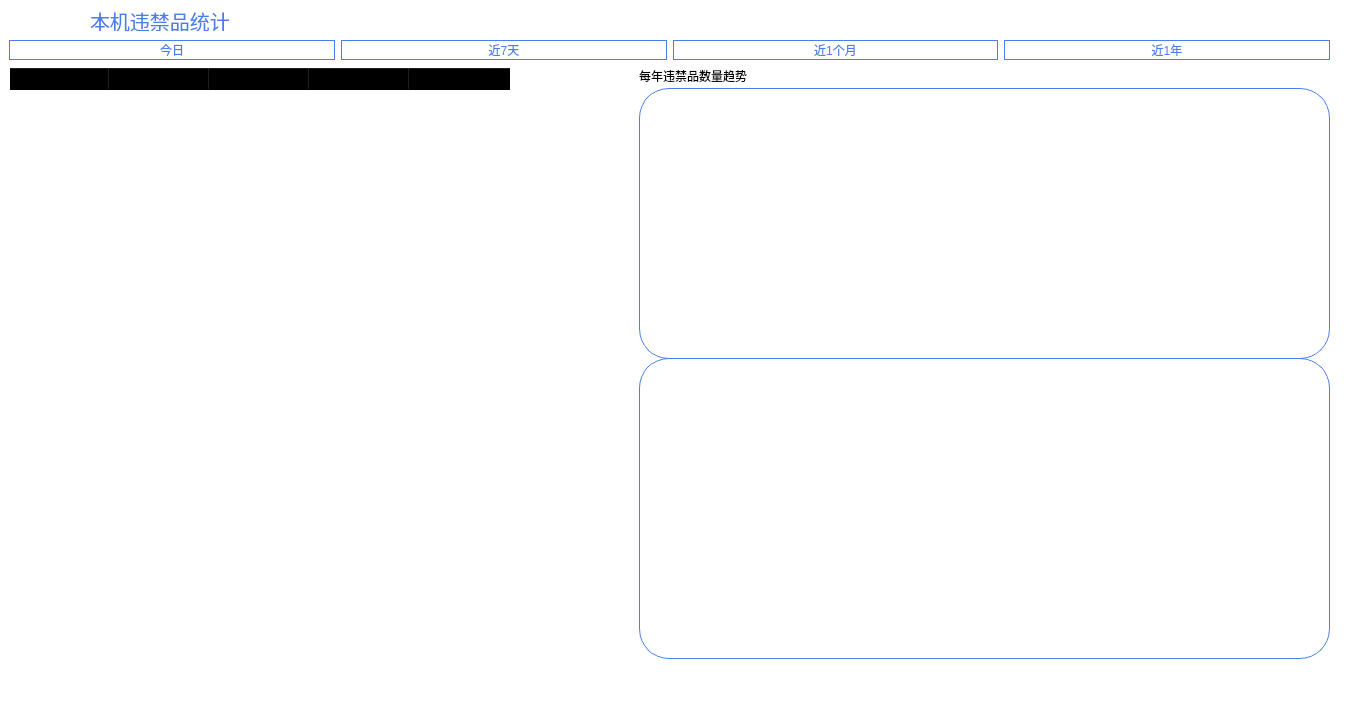
<?xml version="1.0" encoding="UTF-8"?>
<ui version="4.0">
 <class>Form_math</class>
 <widget class="QWidget" name="Form_math">
  <property name="geometry">
   <rect>
    <x>0</x>
    <y>0</y>
    <width>1366</width>
    <height>715</height>
   </rect>
  </property>
  <property name="windowTitle">
   <string>数据统计</string>
  </property>
  <property name="windowIcon">
   <iconset>
    <normaloff>ruijian_logo_v2.png</normaloff>ruijian_logo_v2.png</iconset>
  </property>
  <property name="styleSheet">
   <string notr="true">QWidget#Form_math{
    background-color: #FFFFFF;
    border-radius: 30px; 
}</string>
  </property>
  <widget class="QStackedWidget" name="stackedWidget">
   <property name="geometry">
    <rect>
     <x>9</x>
     <y>68</y>
     <width>1328</width>
     <height>591</height>
    </rect>
   </property>
   <property name="styleSheet">
    <string notr="true"/>
   </property>
   <property name="currentIndex">
    <number>3</number>
   </property>
   <widget class="QWidget" name="page_1">
    <widget class="QTableWidget" name="tableWidget_1">
     <property name="geometry">
      <rect>
       <x>0</x>
       <y>-1</y>
       <width>631</width>
       <height>591</height>
      </rect>
     </property>
     <property name="styleSheet">
      <string notr="true"/>
     </property>
     <column>
      <property name="text">
       <string>违禁品类型</string>
      </property>
      <property name="background">
       <color>
        <red>255</red>
        <green>255</green>
        <blue>255</blue>
       </color>
      </property>
     </column>
     <column>
      <property name="text">
       <string>具体类别</string>
      </property>
     </column>
     <column>
      <property name="text">
       <string>数量</string>
      </property>
     </column>
     <column>
      <property name="text">
       <string>单位</string>
      </property>
     </column>
     <column>
      <property name="text">
       <string>最后检测时间</string>
      </property>
     </column>
    </widget>
    <widget class="PlotWidget" name="chart_1" native="true">
     <property name="geometry">
      <rect>
       <x>630</x>
       <y>20</y>
       <width>691</width>
       <height>271</height>
      </rect>
     </property>
     <property name="styleSheet">
      <string notr="true">border: 1px solid rgb(75, 127, 232);
border-radius:30px;
</string>
     </property>
    </widget>
    <widget class="QLabel" name="label_1">
     <property name="geometry">
      <rect>
       <x>630</x>
       <y>0</y>
       <width>681</width>
       <height>16</height>
      </rect>
     </property>
     <property name="styleSheet">
      <string notr="true">color: rgb(0, 0, 0);
border-radius:30px;
</string>
     </property>
     <property name="text">
      <string>每天违禁品数量趋势</string>
     </property>
    </widget>
    <widget class="QTableWidget" name="chart_11">
     <property name="geometry">
      <rect>
       <x>630</x>
       <y>290</y>
       <width>691</width>
       <height>301</height>
      </rect>
     </property>
     <property name="styleSheet">
      <string notr="true">border: 1px solid rgb(75, 127, 232);
border-radius:30px;

background-color: transparent;</string>
     </property>
    </widget>
   </widget>
   <widget class="QWidget" name="page_2">
    <widget class="QTableWidget" name="tableWidget_2">
     <property name="enabled">
      <bool>true</bool>
     </property>
     <property name="geometry">
      <rect>
       <x>0</x>
       <y>-1</y>
       <width>630</width>
       <height>611</height>
      </rect>
     </property>
     <property name="styleSheet">
      <string notr="true"/>
     </property>
     <column>
      <property name="text">
       <string>违禁品类型</string>
      </property>
     </column>
     <column>
      <property name="text">
       <string>具体类别</string>
      </property>
     </column>
     <column>
      <property name="text">
       <string>数量</string>
      </property>
     </column>
     <column>
      <property name="text">
       <string>单位</string>
      </property>
     </column>
     <column>
      <property name="text">
       <string>最后检测时间</string>
      </property>
     </column>
    </widget>
    <widget class="PlotWidget" name="chart_2" native="true">
     <property name="geometry">
      <rect>
       <x>630</x>
       <y>20</y>
       <width>691</width>
       <height>271</height>
      </rect>
     </property>
     <property name="styleSheet">
      <string notr="true">border: 1px solid rgb(75, 127, 232);
border-radius:30px;

</string>
     </property>
    </widget>
    <widget class="QLabel" name="label_2">
     <property name="geometry">
      <rect>
       <x>630</x>
       <y>0</y>
       <width>681</width>
       <height>16</height>
      </rect>
     </property>
     <property name="styleSheet">
      <string notr="true">color: rgb(0, 0, 0);</string>
     </property>
     <property name="text">
      <string>每周违禁品数量趋势</string>
     </property>
    </widget>
    <widget class="QTableWidget" name="chart_21">
     <property name="geometry">
      <rect>
       <x>630</x>
       <y>290</y>
       <width>691</width>
       <height>301</height>
      </rect>
     </property>
     <property name="styleSheet">
      <string notr="true">background-color: transparent;
border: 1px solid rgb(75, 127, 232);
border-radius:30px;
</string>
     </property>
    </widget>
   </widget>
   <widget class="QWidget" name="page_3">
    <widget class="QTableWidget" name="tableWidget_3">
     <property name="geometry">
      <rect>
       <x>0</x>
       <y>-1</y>
       <width>630</width>
       <height>611</height>
      </rect>
     </property>
     <property name="styleSheet">
      <string notr="true"/>
     </property>
     <column>
      <property name="text">
       <string>违禁品类型</string>
      </property>
     </column>
     <column>
      <property name="text">
       <string>具体类别</string>
      </property>
     </column>
     <column>
      <property name="text">
       <string>数量</string>
      </property>
     </column>
     <column>
      <property name="text">
       <string>单位</string>
      </property>
     </column>
     <column>
      <property name="text">
       <string>最后检测时间</string>
      </property>
     </column>
    </widget>
    <widget class="QLabel" name="label_3">
     <property name="geometry">
      <rect>
       <x>630</x>
       <y>0</y>
       <width>681</width>
       <height>16</height>
      </rect>
     </property>
     <property name="styleSheet">
      <string notr="true">color: rgb(0, 0, 0);</string>
     </property>
     <property name="text">
      <string>月违禁品数量趋势</string>
     </property>
    </widget>
    <widget class="PlotWidget" name="chart_3" native="true">
     <property name="geometry">
      <rect>
       <x>630</x>
       <y>20</y>
       <width>691</width>
       <height>271</height>
      </rect>
     </property>
     <property name="styleSheet">
      <string notr="true">border: 1px solid rgb(75, 127, 232);
border-radius:30px;
</string>
     </property>
    </widget>
    <widget class="QTableWidget" name="chart_31">
     <property name="geometry">
      <rect>
       <x>630</x>
       <y>290</y>
       <width>691</width>
       <height>301</height>
      </rect>
     </property>
     <property name="styleSheet">
      <string notr="true">background-color: transparent;
border: 1px solid rgb(75, 127, 232);
border-radius:30px;

</string>
     </property>
    </widget>
   </widget>
   <widget class="QWidget" name="page_4">
    <widget class="QTableWidget" name="tableWidget_4">
     <property name="geometry">
      <rect>
       <x>0</x>
       <y>-1</y>
       <width>630</width>
       <height>591</height>
      </rect>
     </property>
     <property name="styleSheet">
      <string notr="true">background-color: transparent;


</string>
     </property>
     <column>
      <property name="text">
       <string>违禁品类型</string>
      </property>
     </column>
     <column>
      <property name="text">
       <string>具体类别</string>
      </property>
     </column>
     <column>
      <property name="text">
       <string>数量</string>
      </property>
     </column>
     <column>
      <property name="text">
       <string>单位</string>
      </property>
     </column>
     <column>
      <property name="text">
       <string>最后检测时间</string>
      </property>
     </column>
    </widget>
    <widget class="PlotWidget" name="chart_4" native="true">
     <property name="geometry">
      <rect>
       <x>630</x>
       <y>20</y>
       <width>691</width>
       <height>271</height>
      </rect>
     </property>
     <property name="styleSheet">
      <string notr="true">border: 1px solid rgb(75, 127, 232);
border-radius:30px;
</string>
     </property>
    </widget>
    <widget class="QLabel" name="label_4">
     <property name="geometry">
      <rect>
       <x>630</x>
       <y>0</y>
       <width>691</width>
       <height>16</height>
      </rect>
     </property>
     <property name="styleSheet">
      <string notr="true">color: rgb(0, 0, 0);</string>
     </property>
     <property name="text">
      <string>每年违禁品数量趋势</string>
     </property>
    </widget>
    <widget class="QTableWidget" name="chart_41">
     <property name="geometry">
      <rect>
       <x>630</x>
       <y>290</y>
       <width>691</width>
       <height>301</height>
      </rect>
     </property>
     <property name="styleSheet">
      <string notr="true">background-color: transparent;
border: 1px solid rgb(75, 127, 232);
border-radius:30px;

</string>
     </property>
    </widget>
   </widget>
  </widget>
  <widget class="QLabel" name="label_5">
   <property name="geometry">
    <rect>
     <x>90</x>
     <y>10</y>
     <width>1241</width>
     <height>21</height>
    </rect>
   </property>
   <property name="font">
    <font>
     <pointsize>15</pointsize>
    </font>
   </property>
   <property name="styleSheet">
    <string notr="true">color: rgb(75, 127, 232);</string>
   </property>
   <property name="text">
    <string>本机违禁品统计</string>
   </property>
  </widget>
  <widget class="QPushButton" name="pushButton">
   <property name="geometry">
    <rect>
     <x>10</x>
     <y>10</y>
     <width>71</width>
     <height>21</height>
    </rect>
   </property>
   <property name="styleSheet">
    <string notr="true">QPushButton{
	image: url(./image/z.png);
	border-radius:30px;
	border: none;
}
</string>
   </property>
   <property name="text">
    <string/>
   </property>
  </widget>
  <widget class="QWidget" name="layoutWidget">
   <property name="geometry">
    <rect>
     <x>9</x>
     <y>35</y>
     <width>1321</width>
     <height>30</height>
    </rect>
   </property>
   <layout class="QHBoxLayout" name="horizontalLayout">
    <item>
     <widget class="QPushButton" name="pushButton_1">
      <property name="styleSheet">
       <string notr="true">border: 1px solid rgb(75, 127, 232);
border-radius:30px;
color: rgb(75, 126, 232);</string>
      </property>
      <property name="text">
       <string>今日</string>
      </property>
      <property name="checkable">
       <bool>true</bool>
      </property>
      <attribute name="buttonGroup">
       <string notr="true">buttonGroup</string>
      </attribute>
     </widget>
    </item>
    <item>
     <widget class="QPushButton" name="pushButton_2">
      <property name="styleSheet">
       <string notr="true">border: 1px solid rgb(75, 127, 232);
border-radius:30px;
color: rgb(75, 126, 232);</string>
      </property>
      <property name="text">
       <string>近7天</string>
      </property>
      <property name="checkable">
       <bool>true</bool>
      </property>
      <attribute name="buttonGroup">
       <string notr="true">buttonGroup</string>
      </attribute>
     </widget>
    </item>
    <item>
     <widget class="QPushButton" name="pushButton_3">
      <property name="styleSheet">
       <string notr="true">border: 1px solid rgb(75, 127, 232);
border-radius:30px;
color: rgb(75, 126, 232);</string>
      </property>
      <property name="text">
       <string>近1个月</string>
      </property>
      <property name="checkable">
       <bool>true</bool>
      </property>
      <attribute name="buttonGroup">
       <string notr="true">buttonGroup</string>
      </attribute>
     </widget>
    </item>
    <item>
     <widget class="QPushButton" name="pushButton_4">
      <property name="styleSheet">
       <string notr="true">border: 1px solid rgb(75, 127, 232);
border-radius:30px;
color: rgb(75, 126, 232);</string>
      </property>
      <property name="text">
       <string>近1年</string>
      </property>
      <property name="checkable">
       <bool>true</bool>
      </property>
      <attribute name="buttonGroup">
       <string notr="true">buttonGroup</string>
      </attribute>
     </widget>
    </item>
   </layout>
  </widget>
 </widget>
 <customwidgets>
  <customwidget>
   <class>PlotWidget</class>
   <extends>QWidget</extends>
   <header>pyqtgraph</header>
   <container>1</container>
  </customwidget>
 </customwidgets>
 <resources>
  <include location="resources.qrc"/>
 </resources>
 <connections/>
 <buttongroups>
  <buttongroup name="buttonGroup"/>
 </buttongroups>
</ui>
